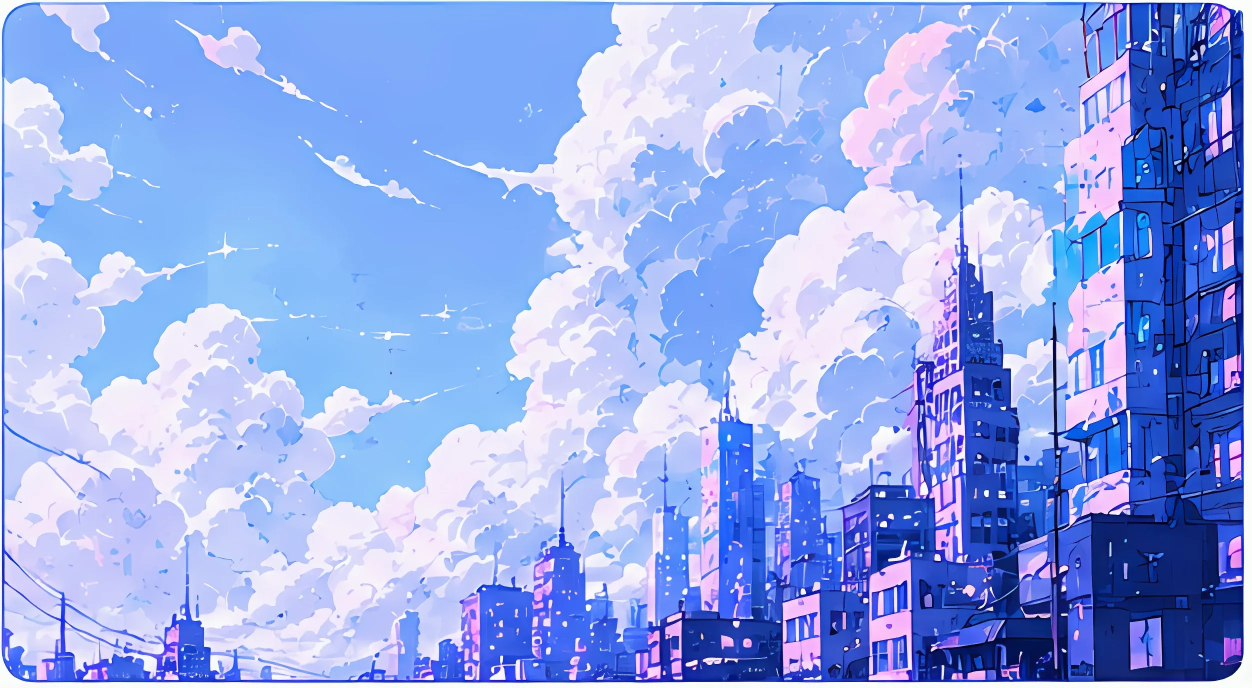
#> input picture src/assets/img/city.webp, 2504 x 1376 px (shown at 1/2 size)
$ python city-variants.py
#> lines starting #> are read from the running program, lines starting #| are printed output that depends on the picture; after the words box and inside, x2 and y2 are one past the last pixel; in counts of white or black regions, pixels touching at a corner belong together
# Делает вечернюю и ночную версии фона города из src/assets/img/city.webp.
# Запуск: python3 scripts/city-variants.py (нужны pillow, numpy, scipy)
import numpy as np, random
from PIL import Image, ImageFilter
import os
D=os.path.join(os.path.dirname(__file__),'..','src','assets','img')+'/'
src=Image.open(D+'city.webp').convert('RGB');src=src.crop((26,26,src.width-26,src.height-26))
#> further down, src is the input picture: PIL image 2504x1376 RGB; mean R, G, B 148.2, 169.7, 233.9
a=np.asarray(src).astype(np.float32)/255
L=(0.3*a[...,0]+0.59*a[...,1]+0.11*a[...,2])
sat=a.max(-1)-a.min(-1)
H,W=L.shape
#> H = 1324; W = 2452
# здания: тёмнее неба и насыщенно-синие/фиолетовые; небо и облака светлые
raw=((L<0.56)&(sat>0.14))
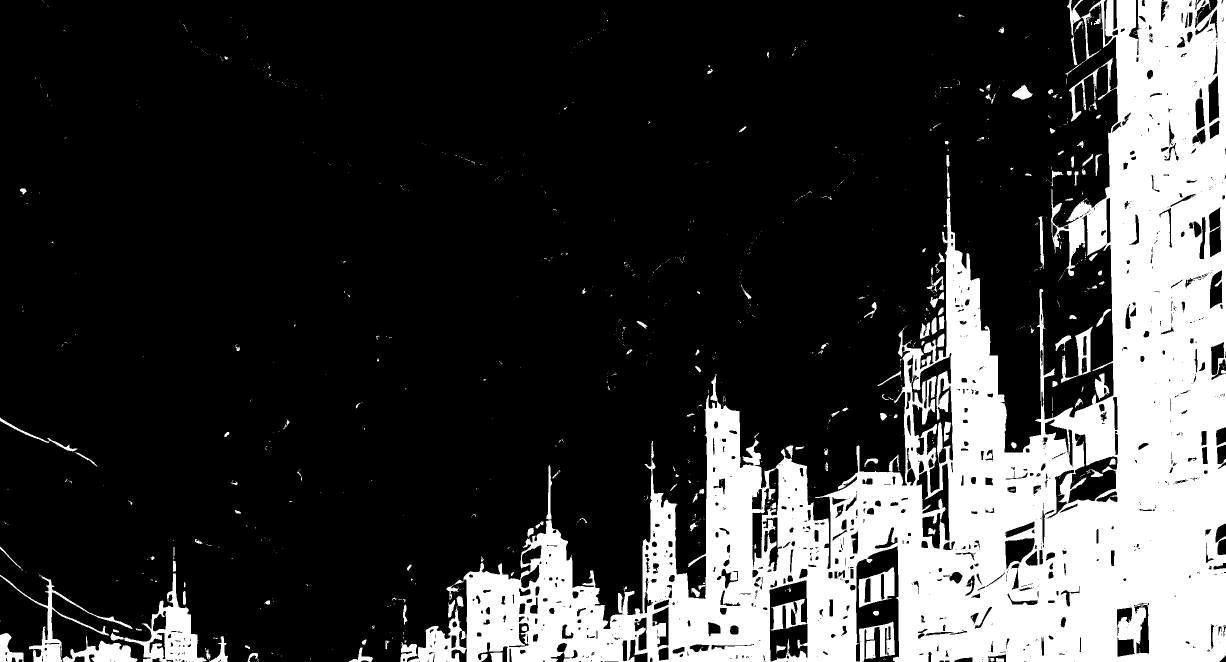
#> raw: shape (1324, 2452) bool (shown at 1/2 size); 22.7% white; 918 white regions (762 under 20 px), largest, box (x1, y1, x2, y2) and area: (817, 0, 2452, 1324) 691571, (221, 1146, 413, 1324) 9481, (0, 1150, 265, 1324) 4793
from scipy import ndimage
raw=ndimage.binary_closing(raw,iterations=2)
#> raw: shape (1324, 2452) bool; 23.2% white; 682 white regions (559 under 20 px), largest, box (x1, y1, x2, y2) and area: (801, 2, 2450, 1322) 716528, (2, 1121, 413, 1322) 18233, (2122, 653, 2185, 766) 2157
lab,n=ndimage.label(raw)
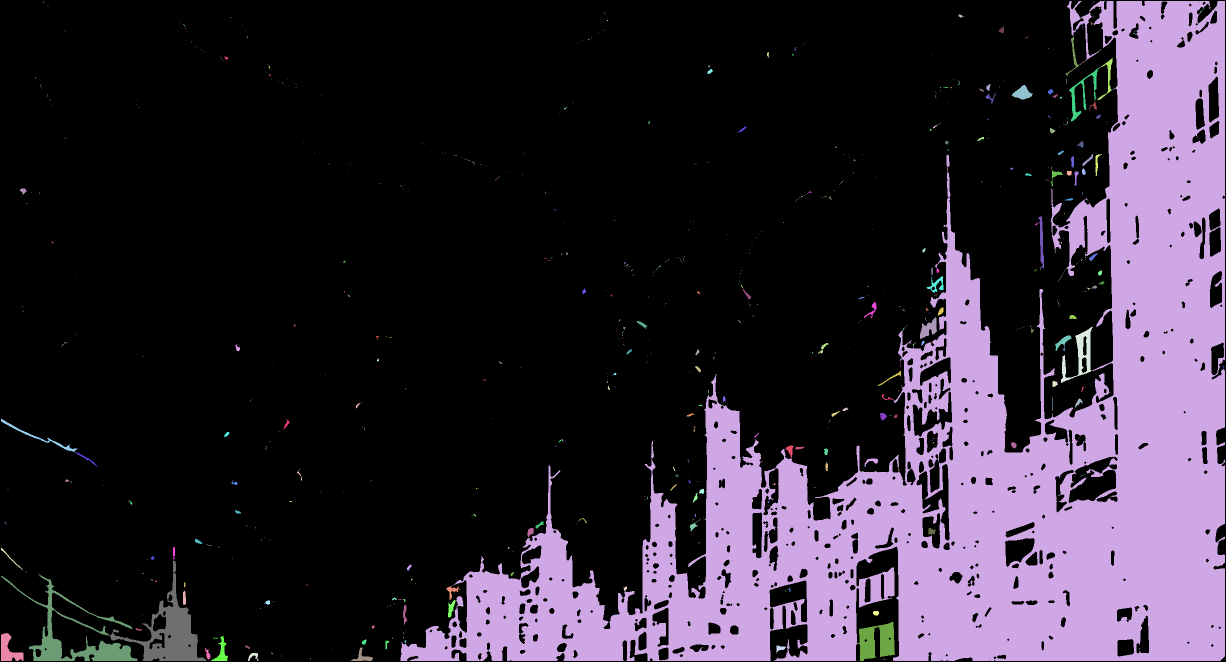
#> lab: shape (1324, 2452) int32 (shown at 1/2 size); 1005 distinct labels, from 0 to 1004; one colour per label, 0 black
#> n = 1004
keep=set(np.unique(lab[-6:,:]))|set(np.unique(lab[:,-6:]))
#> keep = 17 items
keep.discard(0)
bmask=np.isin(lab,list(keep)).astype(np.float32)
#> bmask: shape (1324, 2452) float32; values 0 (black) and 1 (white), 22.6% white; 12 white regions (5 under 20 px), largest, box (x1, y1, x2, y2) and area: (801, 2, 2450, 1322) 713489, (2, 1121, 413, 1322) 18231, (2, 1266, 47, 1322) 1332
bm=Image.fromarray((bmask*255).astype(np.uint8)).filter(ImageFilter.MedianFilter(7)).filter(ImageFilter.GaussianBlur(1.2))
bmask=np.asarray(bm).astype(np.float32)/255
yy=np.linspace(0,1,H)[:,None]
#> yy = 1324 values from 0 to 1
def make(kind):
#> called with kind = 'night'
    if kind=='night':
        top=np.array([0.04,0.06,0.20]);bot=np.array([0.16,0.12,0.38])
        sky=top*(1-yy[...,None])+bot*yy[...,None]
        sky=np.broadcast_to(sky,(H,W,3))
        # облака светятся холодным светом луны
        cl=np.clip((L-0.55)/0.45,0,1)[...,None]
        sky=sky+cl*np.array([0.17,0.19,0.40])
        g=L[...,None];bld=g*np.array([0.30,0.30,0.62])+np.array([0.03,0.03,0.10])
        win_cols=[(255,214,140),(255,214,140),(255,236,200),(140,190,255),(200,160,255)]
        density=0.0040
    else: # dusk
        top=np.array([0.55,0.60,0.92]);bot=np.array([0.97,0.78,0.86])
        sky=top*(1-yy[...,None])+bot*yy[...,None]
        sky=np.broadcast_to(sky,(H,W,3))
        cl=np.clip((L-0.55)/0.45,0,1)[...,None]
        sky=sky*(1-cl*0.5)+cl*0.5*np.array([1.0,0.88,0.95])
        g=L[...,None];bld=g*np.array([0.78,0.70,1.05])+np.array([0.10,0.08,0.22])
        win_cols=[(255,226,170),(255,200,220),(210,190,255)]
        density=0.0026
    m=bmask[...,None]
    out=sky*(1-m)+bld*m
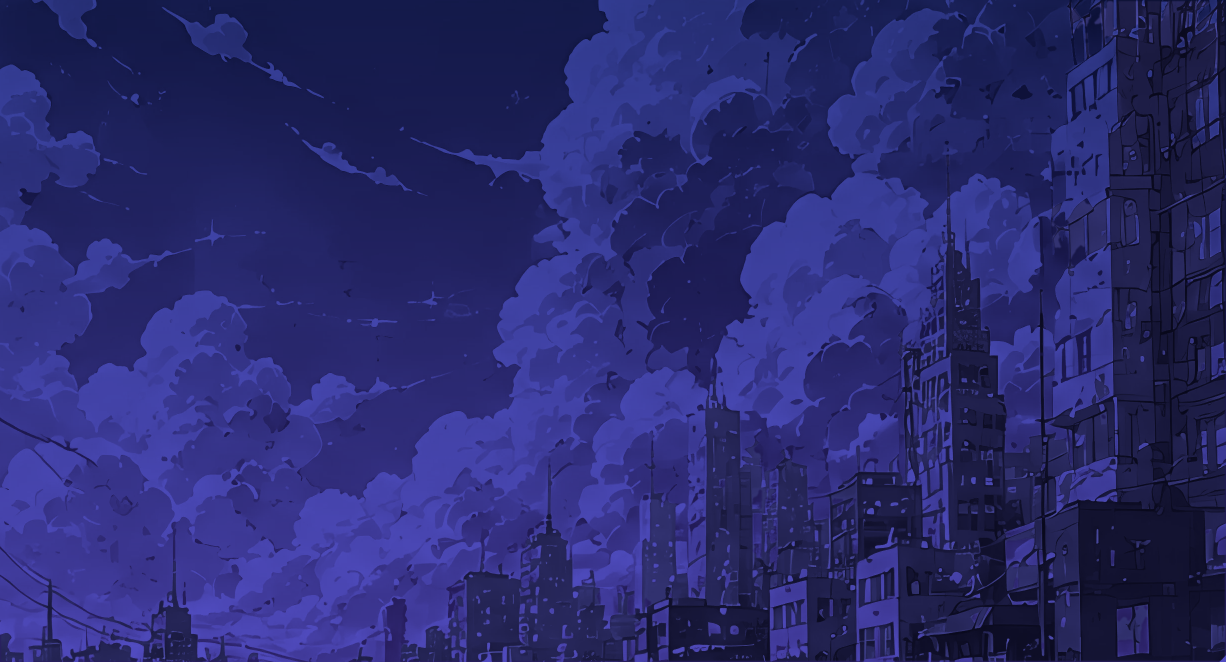
#> out: shape (1324, 2452, 3) float64 (shown at 1/2 size); mean of channels 0, 1, 2 0.165, 0.168, 0.436; drawn as R, G, B
    img=Image.fromarray((np.clip(out,0,1)*255).astype(np.uint8))
    # окна: только внутри зданий, по сетке, с мягким свечением
    glow=Image.new('RGB',(W,H),(0,0,0));from PIL import ImageDraw
#> after `glow = Image.new('RGB', (W, H), (0, 0, 0))`: glow: PIL image 2452x1324 RGB; every value is 0
    d=ImageDraw.Draw(glow);random.seed(4)
    n=int(W*H*density/40)
#> n = 324
    ys,xs=np.nonzero(bmask>0.9)
    for _ in range(n):
        k=random.randrange(len(xs));x=int(xs[k])//8*8;y=int(ys[k])//11*11
        c=random.choice(win_cols);d.rectangle((x,y,x+4,y+6),fill=c)
#> this loop made 324 passes
#> (k, x, y) on passes 1 to 3: (247514, 2352, 902), (108177, 1896, 506), (502140, 2088, 1188)
    halo=glow.filter(ImageFilter.GaussianBlur(5))
    arr=np.asarray(img).astype(np.float32)+np.asarray(halo).astype(np.float32)*0.9+np.asarray(glow).astype(np.float32)*0.85
    img=Image.fromarray(np.clip(arr,0,255).astype(np.uint8))
    img.save(D+f'city-{kind}.webp','WEBP',quality=78,method=6)
    img.resize((1252,688),Image.LANCZOS).save(D+f'city-{kind}-sm.webp','WEBP',quality=74,method=6)

make('night');make('dusk')
#> call 2 of make, with kind = 'dusk'
#> the loop in make (call 2), `for _ in range(n):` made 211 passes
#> (k, x, y) on passes 1 to 3: (247514, 2352, 902), (108177, 1896, 506), (415297, 1320, 1100)
#> in make (call 2), `arr=np.asarray(img).astype(np.float32)+np.asarray(halo).astype(np.floa..`:
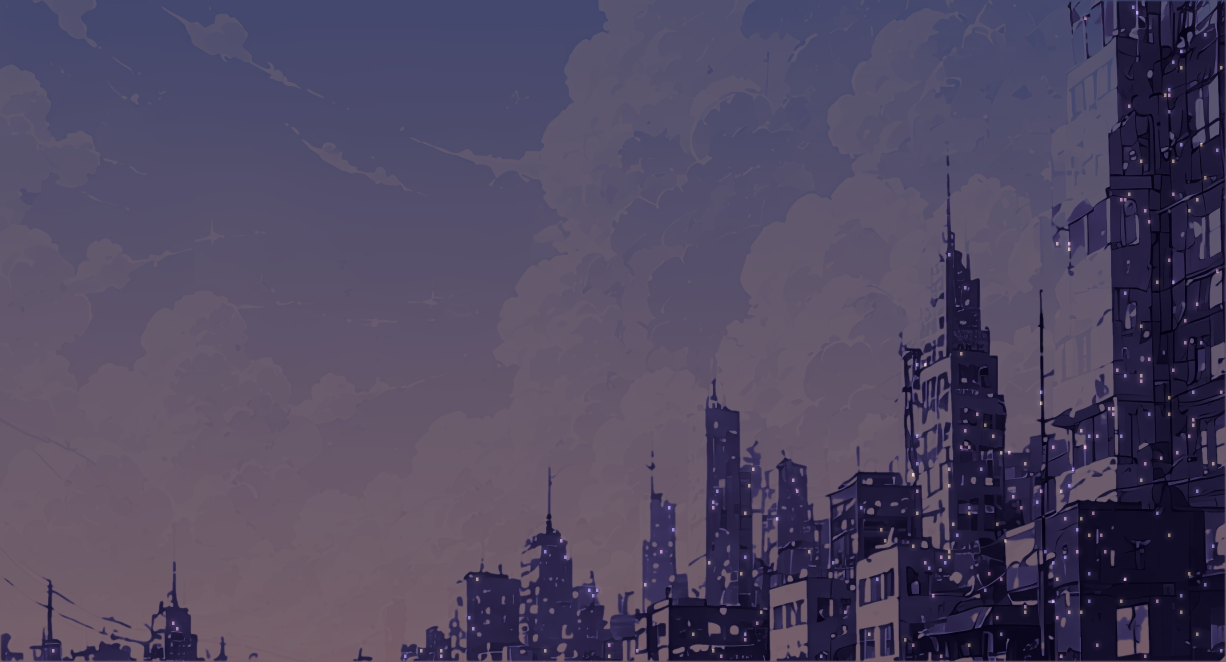
#> arr: shape (1324, 2452, 3) float32 (shown at 1/2 size); mean R, G, B 177.3, 159.3, 210.8; drawn with min black and max white
#> in make (call 2), `img.resize((1252,688),Image.LANCZOS).save(D+f'city-{kind}-sm.webp','WE..`:
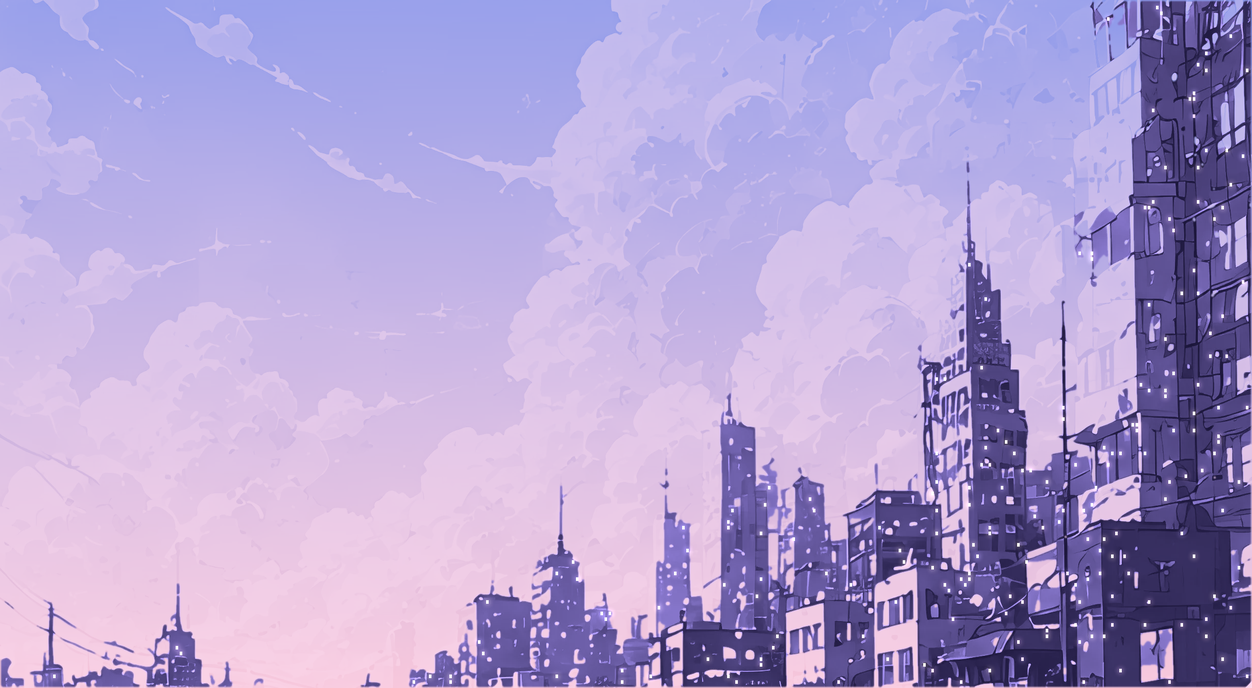
#> saved as city-dusk-sm.webp: PIL image 1252x688 RGB; mean R, G, B 176.8, 160.5, 210.2
